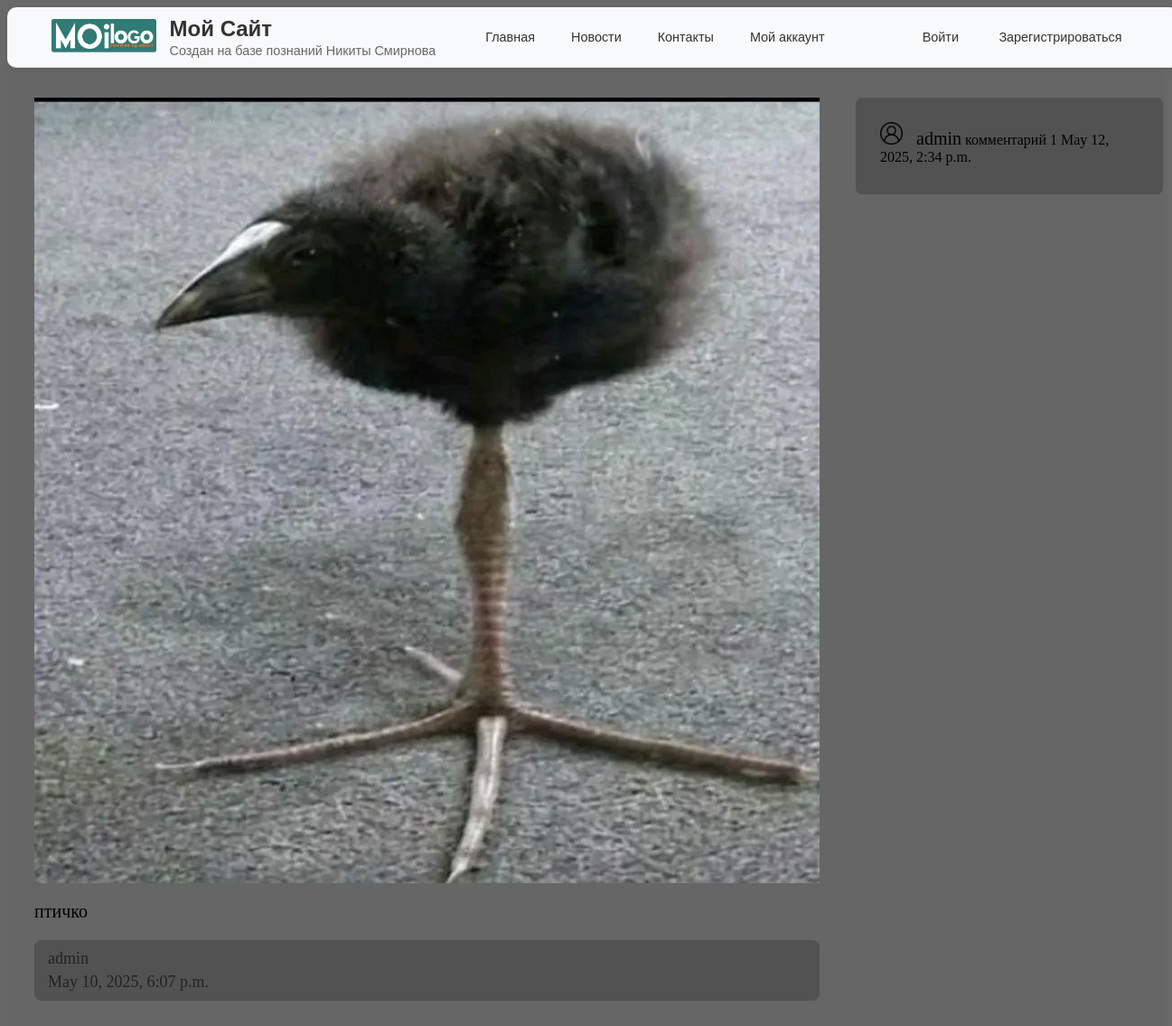
/mysite/detail/1/, run on the app's committed database.
### mysite/models.py (models this page shows, shortened)
class BlogPost(models.Model):
    title = models.CharField(max_length=200, verbose_name="Заголовок")
    content = models.TextField(verbose_name="Содержание")
    date_published = models.DateTimeField(default=timezone.now(), verbose_name="Дата публикации")
    image = models.ImageField(upload_to="images/", verbose_name="Изображение")
    author = models.ForeignKey(User, on_delete=models.CASCADE, verbose_name="Автор", null=True, blank=True)
    class Meta:
        verbose_name = "Блог"
        verbose_name_plural = "Блоги"

class Comment(models.Model):
    blog = models.ForeignKey(BlogPost, on_delete=models.CASCADE, verbose_name="Блог")
    author = models.ForeignKey(User, on_delete=models.CASCADE, verbose_name="Автор", null=True, blank=True)
    text = models.TextField(verbose_name="Текст комментария")
    date_published = models.DateTimeField(default=timezone.now(), verbose_name="Дата публикации")
    class Meta:
        verbose_name = "Комментарий"
        verbose_name_plural = "Комментарии"

### mysite/views.py (the view)
# urls.py: path("detail/<int:pk>/", views.detail, name="blog_detail"),
def detail(request, pk):
    blog = BlogPost.objects.get(pk=pk)
    comments = Comment.objects.filter(blog=blog)
    title = blog.title
    return render(
        request,
        template_name='mysite/blog_detail.html',
        context={"blog": blog, "comments": comments, "title": title}
    )

### mysite/templates/mysite/blog_detail.html (shortened to what this page needs)
{% extends 'mysite/layout.html' %}
{% load static %}
{% block static %}
<link rel="stylesheet" href="{% static 'mysite/css/blog_detail.css' %}">
{% endblock %}
{% block content %}
    <div class="blog_detail">
            <div class="content">
                <img src="{{ blog.image.url}}">
                <div><a>{{ blog.content | linebreaks }}</a></div>
                <div class="blog_info">
                    <a>{{ blog.author }}</a>
                    <a>{{ blog.date_published }}</a>
            </div>
        </div>
        <div class="comments">
            {% if "comments" %}
                {% for comment in comments %}
                    <div class="comment">
                        <a style="font-size: 20"><img src="{% static 'mysite/img/user.png' %}"
                        style="width: 25; margin-right: 10px;">
                            {{ comment.author }}</a>
                        <a>{{ comment.text }}</a>
                        <a style="align-self: flex-end">{{ comment.date_published }}</a>
                    </div>
                {% endfor %}
            {% else %}
                    <a class="no_comments">Комментариев пока нет</a>
            {% endif %}
        </div>
    </div>
{% endblock %}

### static/mysite/css/layout.css (style rules this page uses)
body { background-color: #686868; }

### static/mysite/css/blog_detail.css (style rules this page uses)
.blog_detail { display: flex; flex-direction: row; justify-content: flex-start; align-items: flex-start; gap: 40px; background: #666; padding: 30px; border-radius: 10px; }
.blog_info { margin-bottom: 20px; font-size: 18px; color: #222; background: #525252; padding: 10px 15px; border-radius: 8px; display: flex; flex-direction: column; gap: 5px; }
.content { font-size: 20px; color: #000000; margin-bottom: 20px; }
.comments { flex: 1; background: #525252; padding: 20px; border-radius: 7px; min-width: 300px; max-width: 400px; color: #000000; }
.comment { margin-bottom: 5px; padding: 7px; }

### data on the page
BlogPost: image (picture), content "птичко", author "admin", date_published "May 10, 2025, 6:07 p.m."
Comment: author "admin", text "комментарий 1", date_published "May 12, 2025, 2:34 p.m."
